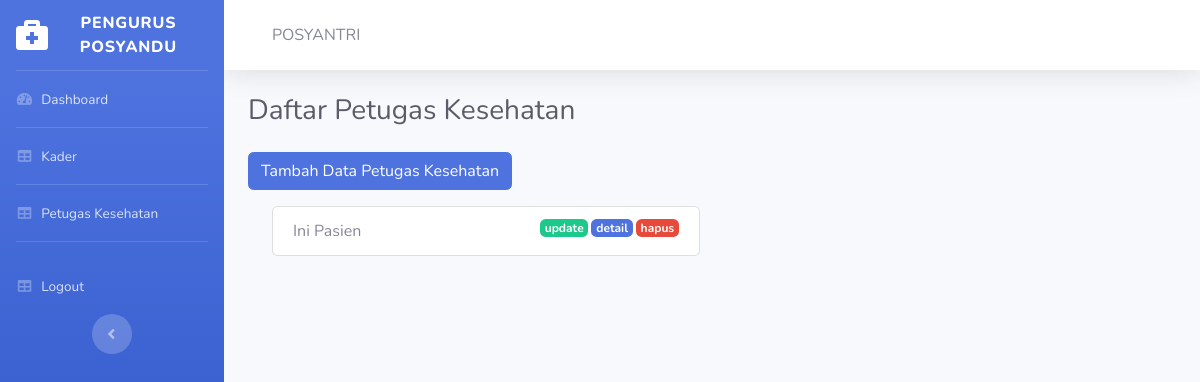
/index.php/pengurus/p_kesehatan, run on an earlier commit of the app's database.
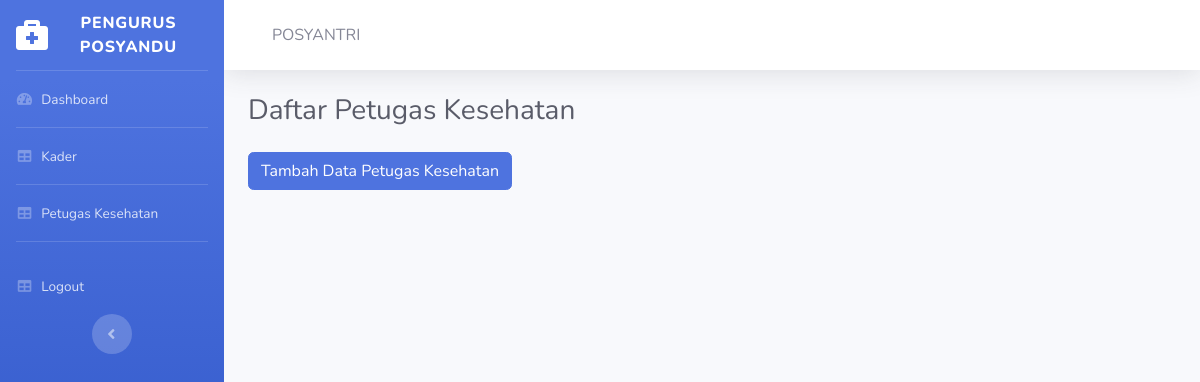
And on a later commit of the database.
### tables this page shows
CREATE TABLE `user` (
  `id` int(11) NOT NULL,
  `name` varchar(128) NOT NULL,
  `username` varchar(128) NOT NULL,
  `password` varchar(256) NOT NULL,
  `role_id` int(11) NOT NULL,
  `date_created` int(11) NOT NULL
);

### application/controllers/Pengurus.php (called while the page is built, shortened)
<?php
class Pengurus extends CI_Controller
{
    public function __construct()
    {
        $this->load->model('kader_model');
        $this->load->model('petugas_model');
        $this->load->library('form_validation');
        $this->load->library('session');
    }
    public function p_kesehatan()
    {
        $data['title'] = 'Petugas Kesehatan';
        $data['user'] = $this->petugas_model->getAllPetugas();
        $this->load->view('pengurus/header', $data);
        $this->load->view('pengurus/sidebar', $data);
        $this->load->view('pengurus/topbar', $data);
        $this->load->view('pengurus/p_kesehatan', $data);
        $this->load->view('pengurus/footer');
        $this->load->model('petugas_model');
    }
}

### index.php (called while the page is built, shortened)
<?php
require_once BASEPATH.'core/CodeIgniter.php';

### application/models/petugas_model.php (called while the page is built, shortened)
<?php
class petugas_model extends CI_model
{
    public function getAllPetugas()
    {
        $query = $this->db->get('user');
        return $query->result_array();
    }
}

### application/views/pengurus/p_kesehatan.php (the view, shortened to what this page needs)
<div class="container-fluid">
    <h1 class="h3 mb-4 text-gray-800">Daftar Petugas Kesehatan</h1>
    <div class="row mb-3">
        <div class="col-md-6">
            <a href="<?= base_url('pengurus/tambah_petugas'); ?>" class="btn btn-primary">Tambah Data Petugas Kesehatan</a>
            <br>
        </div>
    </div>
    <div class="container">
        <div class="row">
            <div class="col-md-6">
                <ul class="list-group">
                    <?php foreach ($user as $usr) : ?>
                        <?php if ($usr['role_id'] == 3) : ?>
                            <li class="list-group-item"><?php echo $usr['name']; ?>
                                <a href="<?= base_url(); ?>pengurus/hapuspetugas/<?= $usr['id']; ?>" class="badge badge-danger float-right" onclick="return confirm('yakin?');">hapus</a>
                                <a href="<?= base_url(); ?>pengurus/detailpetugas/<?= $usr['id']; ?>" class="badge badge-primary float-right">detail</a>
                                <a href="<?= base_url(); ?>pengurus/updatepetugas/<?= $usr['id']; ?>" class="badge badge-success float-right">update</a>
                            </li>
                        <?php endif; ?>
                    <?php endforeach; ?>
                </ul>
            </div>
        </div>
    </div>
</div>
</div>

What changed in the data, as far as the page shows it:
no longer on this page (row edited): user: name "Ini Pasien"
